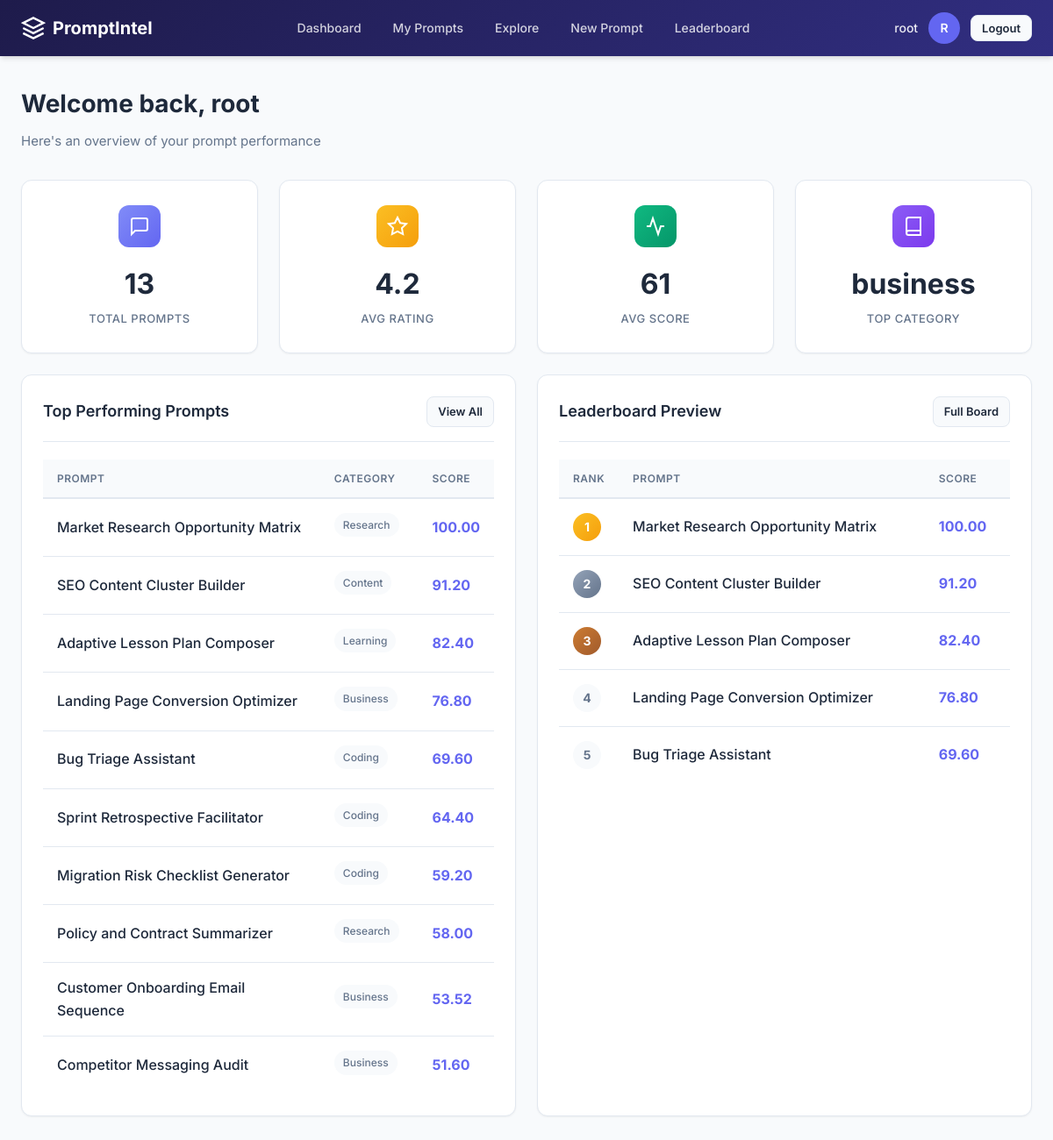
The page / (signed in) on the database its author committed.
### apps/users/models.py (models this page shows)
class User(AbstractUser):
    pass

### apps/prompts/models.py (models this page shows, shortened)
class Prompt(UUIDModel, TimeStampedModel):
    user = models.ForeignKey(
        settings.AUTH_USER_MODEL,
        on_delete=models.CASCADE,
        related_name="prompts",
    )
    source = models.CharField(
        max_length=20,
        choices=PromptSource.choices,
        default=PromptSource.MANUAL,
    )
    title = models.CharField(max_length=120, blank=True)
    prompt_text = models.TextField()
    response_text = models.TextField(blank=True)
    category = models.CharField(
        max_length=20,
        choices=PromptCategory.choices,
        default=PromptCategory.OTHER,
    )
    tags = models.ManyToManyField(Tag, blank=True, related_name="prompts")
    rating = models.PositiveSmallIntegerField(default=0)
    reuse_count = models.PositiveIntegerField(default=0)
    outcome_metric = models.CharField(
        max_length=20,
        choices=OutcomeMetric.choices,
        blank=True,
    )
    outcome_value = models.DecimalField(
        max_digits=12,
        decimal_places=2,
        default=0,
    )
    notes = models.TextField(blank=True)
    score = models.DecimalField(
        max_digits=7,
        decimal_places=2,
        default=0,
    )
    is_public = models.BooleanField(
        default=False,
        help_text="Allow this prompt to be visible on the public Explore page",
    )
    class Meta:
        ordering = ["-created_at"]
        indexes = [
            models.Index(fields=["user", "-created_at"]),
            models.Index(fields=["user", "category"]),
            models.Index(fields=["user", "-score"]),
            models.Index(fields=["user", "-rating"]),
        ]

### apps/analytics/views.py (the view)
# urls.py: path("", DashboardView.as_view(), name="dashboard"),
class DashboardView(LoginRequiredMixin, TemplateView):
    template_name = "analytics/dashboard.html"
    def get_context_data(self, **kwargs):
        context = super().get_context_data(**kwargs)
        context["summary"] = get_dashboard_summary(user=self.request.user)
        context["prompts"] = get_sorted_prompts(
            user=self.request.user,
            sort_by="best_score",
        )[:10]
        context["top_prompts"] = get_top_prompts(user=self.request.user, limit=5)
        return context

### apps/analytics/selectors.py (called while the page is built)
def get_dashboard_summary(*, user) -> dict:
    qs = Prompt.objects.filter(user=user)
    total_prompts = qs.count()
    averages = qs.aggregate(
        average_rating=Avg("rating"),
        average_score=Avg("score"),
    )
    top_category_row = (
        qs.values("category")
        .annotate(total=Count("id"))
        .order_by("-total")
        .first()
    )
    top_prompt = qs.order_by("-score", "-created_at").first()
    return {
        "total_prompts": total_prompts,
        "average_rating": round(averages["average_rating"] or 0, 2),
        "average_score": round(float(averages["average_score"] or 0), 2),
        "top_category": top_category_row["category"] if top_category_row else None,
        "top_prompt": top_prompt,
    }

def get_top_prompts(*, user, limit: int = 10):
    return (
        Prompt.objects.filter(user=user)
        .prefetch_related("tags")
        .order_by("-score", "-created_at")[:limit]
    )

### apps/prompts/selectors.py (called while the page is built, shortened)
def get_user_prompts(*, user) -> QuerySet[Prompt]:
    return (
        Prompt.objects.filter(user=user)
        .prefetch_related(Prefetch("tags", queryset=Tag.objects.order_by("name")))
    )

def get_sorted_prompts(*, user, sort_by: str = "newest") -> QuerySet[Prompt]:
    qs = get_user_prompts(user=user)
    if sort_by == "best_score":
        return qs.order_by("-score", "-created_at")

### templates/analytics/dashboard.html (shortened to what this page needs)
{% extends "base.html" %}
{% block content %}
<div class="page-header">
    <h1>Welcome back{% if request.user.is_authenticated %}, {{ request.user.username }}{% endif %}</h1>
    <p>Here's an overview of your prompt performance</p>
</div>
<div class="grid grid-4">
    <div class="card stat-card">
        <div class="stat-icon">
            <svg viewBox="0 0 24 24" fill="none" stroke="currentColor" stroke-width="2">
                <path d="M21 15a2 2 0 0 1-2 2H7l-4 4V5a2 2 0 0 1 2-2h14a2 2 0 0 1 2 2z"></path>
            </svg>
        </div>
        <div class="stat-value">{{ summary.total_prompts|default:"0" }}</div>
        <div class="stat-label">Total Prompts</div>
    </div>
    <div class="card stat-card">
        <div class="stat-icon" style="background: linear-gradient(135deg, #fbbf24 0%, #f59e0b 100%);">
            <svg viewBox="0 0 24 24" fill="none" stroke="currentColor" stroke-width="2">
                <polygon points="12 2 15.09 8.26 22 9.27 17 14.14 18.18 21.02 12 17.77 5.82 21.02 7 14.14 2 9.27 8.91 8.26 12 2"></polygon>
            </svg>
        </div>
        <div class="stat-value">{{ summary.average_rating|floatformat:1|default:"0" }}</div>
        <div class="stat-label">Avg Rating</div>
    </div>
    <div class="card stat-card">
        <div class="stat-icon" style="background: linear-gradient(135deg, #10b981 0%, #059669 100%);">
            <svg viewBox="0 0 24 24" fill="none" stroke="currentColor" stroke-width="2">
                <polyline points="22 12 18 12 15 21 9 3 6 12 2 12"></polyline>
            </svg>
        </div>
        <div class="stat-value">{{ summary.average_score|floatformat:0|default:"0" }}</div>
        <div class="stat-label">Avg Score</div>
    </div>
    <div class="card stat-card">
        <div class="stat-icon" style="background: linear-gradient(135deg, #8b5cf6 0%, #7c3aed 100%);">
            <svg viewBox="0 0 24 24" fill="none" stroke="currentColor" stroke-width="2">
                <path d="M4 19.5A2.5 2.5 0 0 1 6.5 17H20"></path>
                <path d="M6.5 2H20v20H6.5A2.5 2.5 0 0 1 4 19.5v-15A2.5 2.5 0 0 1 6.5 2z"></path>
            </svg>
        </div>
        <div class="stat-value">{{ summary.top_category|default:"—" }}</div>
        <div class="stat-label">Top Category</div>
    </div>
</div>
<div class="grid grid-2">
    <div class="card">
        <div class="card-header">
            <h2>Top Performing Prompts</h2>
            <a href="/prompts/" class="button button-secondary button-sm">View All</a>
        </div>
        <table>
            <thead>
                <tr>
                    <th>Prompt</th>
                    <th>Category</th>
                    <th>Score</th>
                </tr>
            </thead>
            <tbody>
                {% for prompt in prompts %}
                <tr>
                    <td>
                        <a href="{% url 'prompts:detail' prompt.pk %}">
                            {{ prompt.title|default:prompt.prompt_text|truncatechars:50 }}
                        </a>
                    </td>
                    <td><span class="tag">{{ prompt.get_category_display }}</span></td>
                    <td><span class="score">{{ prompt.score }}</span></td>
                </tr>
                {% endfor %}
            </tbody>
        </table>
    </div>
    <div class="card">
        <div class="card-header">
            <h2>Leaderboard Preview</h2>
            <a href="/leaderboard/" class="button button-secondary button-sm">Full Board</a>
        </div>
        <table>
            <thead>
                <tr>
                    <th style="width: 50px;">Rank</th>
                    <th>Prompt</th>
                    <th>Score</th>
                </tr>
            </thead>
            <tbody>
                {% for prompt in top_prompts %}
                <tr>
                    <td>
                        <span class="rank {% if forloop.counter == 1 %}rank-1{% elif forloop.counter == 2 %}rank-2{% elif forloop.counter == 3 %}rank-3{% else %}rank-default{% endif %}">
                            {{ forloop.counter }}
                        </span>
                    </td>
                    <td>
                        <a href="{% url 'prompts:detail' prompt.pk %}">
                            {{ prompt.title|default:prompt.prompt_text|truncatechars:40 }}
                        </a>
                    </td>
                    <td><span class="score">{{ prompt.score }}</span></td>
                </tr>
                {% empty %}
                <tr>
                    <td colspan="3" class="text-center text-muted" style="padding: 24px;">
                        No ranked prompts yet
                    </td>
                </tr>
                {% endfor %}
            </tbody>
        </table>
    </div>
</div>
{% endblock %}

### templates/base.html (shortened to what this page needs)
<!DOCTYPE html>
<html lang="en">
<head>
</head>
<body>
<nav class="navbar">
    <div class="navbar-inner">
        <a href="/" class="navbar-brand">
            <svg viewBox="0 0 24 24" fill="none" stroke="currentColor" stroke-width="2">
                <path d="M12 2L2 7l10 5 10-5-10-5z"></path>
                <path d="M2 17l10 5 10-5"></path>
                <path d="M2 12l10 5 10-5"></path>
            </svg>
            PromptIntel
        </a>
        <div class="navbar-nav">
            <a href="/">Dashboard</a>
            <a href="/prompts/">My Prompts</a>
            <a href="/prompts/explore/">Explore</a>
            <a href="/prompts/new/">New Prompt</a>
            <a href="/leaderboard/">Leaderboard</a>
        </div>
        <div class="navbar-user">
            {% if request.user.is_authenticated %}
                <span class="username">{{ request.user.username }}</span>
                <div class="avatar">{{ request.user.username|slice:":1"|upper }}</div>
                <form method="post" action="{% url 'logout' %}" style="display:inline; margin: 0;">
                    <button type="submit" class="button button-secondary button-sm">Logout</button>
                </form>
            {% else %}
                <a href="{% url 'login' %}" class="button button-secondary button-sm">Login</a>
                <a href="{% url 'users:signup' %}" class="button button-primary button-sm">Sign Up</a>
            {% endif %}
        </div>
    </div>
</nav>
<div class="container">
    {% block content %}{% endblock %}
</div>
</body>
</html>

### rows shown on the page
User: user.username "root", user.username "R"
Prompt: title "Market Research Opportunity Matrix", category "Research", score "100.00"
Prompt: title "SEO Content Cluster Builder", category "Content", score "91.20"
Prompt: title "Adaptive Lesson Plan Composer", category "Learning", score "82.40"
Prompt: title "Landing Page Conversion Optimizer", category "Business", score "76.80"
Prompt: title "Bug Triage Assistant", category "Coding", score "69.60"
Prompt: title "Sprint Retrospective Facilitator", category "Coding", score "64.40"
Prompt: title "Migration Risk Checklist Generator", category "Coding", score "59.20"
Prompt: title "Policy and Contract Summarizer", category "Research", score "58.00"
Prompt: title "Customer Onboarding Email Sequence", category "Business", score "53.52"
Prompt: title "Competitor Messaging Audit", category "Business", score "51.60"

### other values the page prints
{{ summary.total_prompts|default:"0" }} "13"
{{ summary.average_rating|floatformat:1|default:"0" }} "4.2"
{{ summary.average_score|floatformat:0|default:"0" }} "61"
{{ summary.top_category|default:"—" }} "business"
